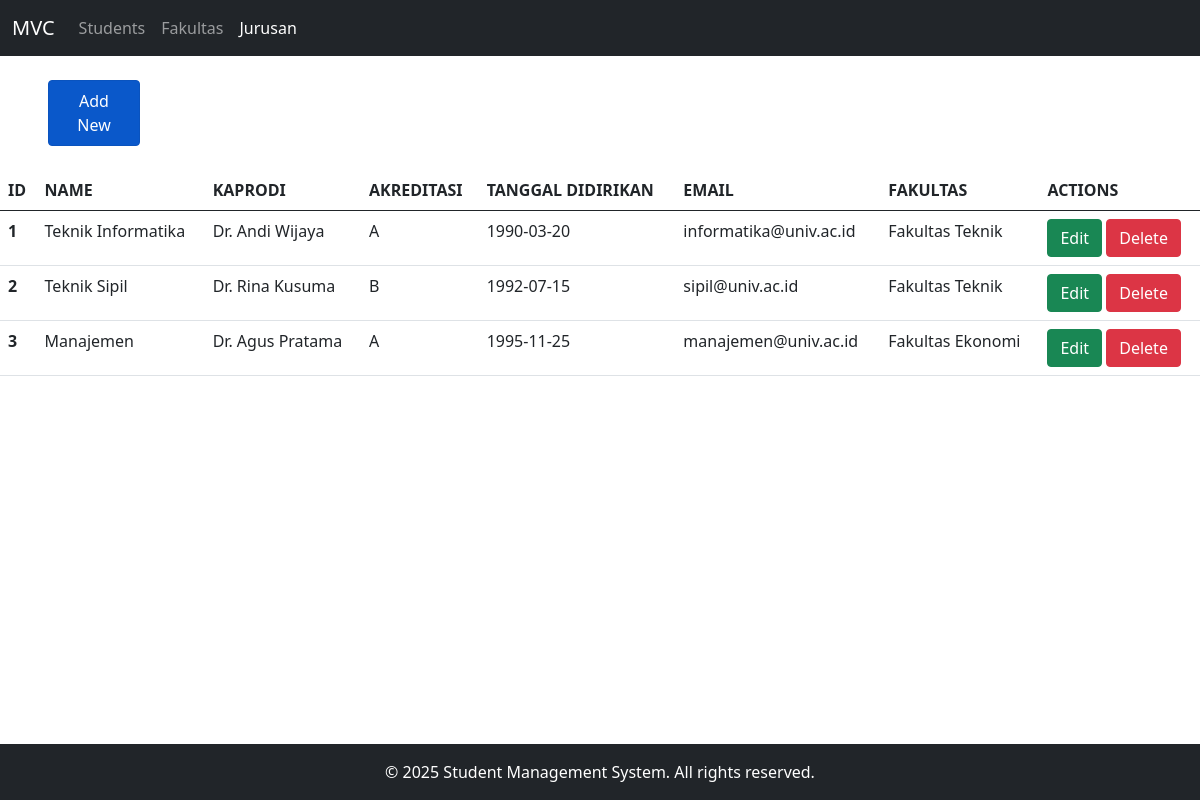
/index.php?table=jurusan&action=index, run on the app's committed database.
### tables this page shows
CREATE TABLE IF NOT EXISTS `jurusan` (
    `id` int(11) NOT NULL AUTO_INCREMENT,
    `name` varchar(100) NOT NULL,
    `kaprodi` varchar(100) NOT NULL,
    `akreditasi` varchar(10),
    `tanggal_didirikan` date,
    `email` varchar(100),
    `id_fakultas` int(11) NOT NULL,
    PRIMARY KEY (`id`),
    FOREIGN KEY (`id_fakultas`) REFERENCES `fakultas`(`id`) ON DELETE RESTRICT ON UPDATE CASCADE
);

CREATE TABLE IF NOT EXISTS `fakultas` (
    `id` int(11) NOT NULL AUTO_INCREMENT,
    `name` varchar(100) NOT NULL,
    `dekan` varchar(100) NOT NULL,
    `address` varchar(200) NOT NULL,
    `email` varchar(100),
    `tanggal_didirikan` date,
    PRIMARY KEY (`id`)
);

### controller/JurusanController.php (called while the page is built, shortened)
<?php
require_once "model/Jurusan.php";
require_once "view/jurusan.view.php";
class JurusanController implements Controller
{
    private $jurusan;
    public function __construct()
    {
        $this->jurusan = new Jurusan();
    }
    public function index() {
        $jurusan = $this->jurusan->read();
        $view = new JurusanView();
        $view->renderIndex($jurusan);
    }
}
?>

### model/Database.php (called while the page is built, shortened)
<?php
abstract class Database {
    private $servername = "localhost";
    private $username = "root";
    private $password = "";
    private $db_name = "tp_mvc";
    public function __construct()
    {
        try {
            $dsn = "mysql:host=" . $this->servername . ";dbname=" . $this->db_name;
            $this->conn = new PDO($dsn, $this->username, $this->password);
        } catch (PDOException $e) {
            die("Connection failed: " . $e->getMessage());
        }
    }
}
?>

### model/Jurusan.php (called while the page is built, shortened)
<?php
require_once 'model/Database.php';
class Jurusan extends Database {
    public function read($id = null)
    {
        try {
            if ($id) {
                $sql = "SELECT jurusan.*, fakultas.name AS fakultas_name FROM jurusan
                JOIN fakultas ON jurusan.id_fakultas = fakultas.id WHERE jurusan.id = :id";
                $stmt = $this->conn->prepare($sql);
                $stmt->bindParam(':id', $id);
            } else {
                $sql = "SELECT jurusan.*, fakultas.name AS fakultas_name FROM jurusan
                JOIN fakultas ON jurusan.id_fakultas = fakultas.id";
                $stmt = $this->conn->prepare($sql);
            }
            $stmt->execute();
            return $stmt->fetchAll(PDO::FETCH_ASSOC);
        } catch (PDOException $e) {
            return [];
        }
    }
}
?>

### view/jurusan.view.php (the view, shortened to what this page needs)
<?php
class JurusanView {
    public function renderIndex($data) {
        include "view/layouts/header.php";
        echo '
            <div class="my-4 mx-5">
                <div class="col-1">
                <a type="button" class="btn btn-primary nav-link active" href="index.php?table=jurusan&action=create">Add New</a>
                </div>
            </div>
            <table class="table mr-6">
                <thead>
                    <tr>
                    <th>ID</th>
                    <th>NAME</th>
                    <th>KAPRODI</th>
                    <th>AKREDITASI</th>
                    <th>TANGGAL DIDIRIKAN</th>
                    <th>EMAIL</th>
                    <th>FAKULTAS</th>
                    <th>ACTIONS</th>
                    </tr>
                </thead>
                <tbody>';
        foreach ($data as $row) {
            echo "<tr>
                    <th>{$row['id']}</th>
                    <td>{$row['name']}</td>
                    <td>{$row['kaprodi']}</td>
                    <td>{$row['akreditasi']}</td>
                    <td>{$row['tanggal_didirikan']}</td>
                    <td>{$row['email']}</td>
                    <td>{$row['fakultas_name']}</td>
                    <td>
                        <a class='btn btn-success' href='index.php?table=jurusan&action=update&id={$row['id']}'>Edit</a>
                        <a class='btn btn-danger' href='index.php?table=jurusan&action=delete&id={$row['id']}' onclick='return confirm(\"Apakah anda yakin data ingin dihapus?\");'>Delete</a>
                    </td>
                </tr>";
        }
        echo '  </tbody>
            </table>';
        include "view/layouts/footer.php";
    }
}
?>

### data on the page
jurusan: id "1", name "Teknik Informatika", kaprodi "Dr. Andi Wijaya", akreditasi "A", tanggal_didirikan "1990-03-20", email "informatika@univ.ac.id", id_fakultas.name "Fakultas Teknik"
jurusan: id "2", name "Teknik Sipil", kaprodi "Dr. Rina Kusuma", akreditasi "B", tanggal_didirikan "1992-07-15", email "sipil@univ.ac.id", id_fakultas.name "Fakultas Teknik"
jurusan: id "3", name "Manajemen", kaprodi "Dr. Agus Pratama", akreditasi "A", tanggal_didirikan "1995-11-25", email "manajemen@univ.ac.id", id_fakultas.name "Fakultas Ekonomi"
